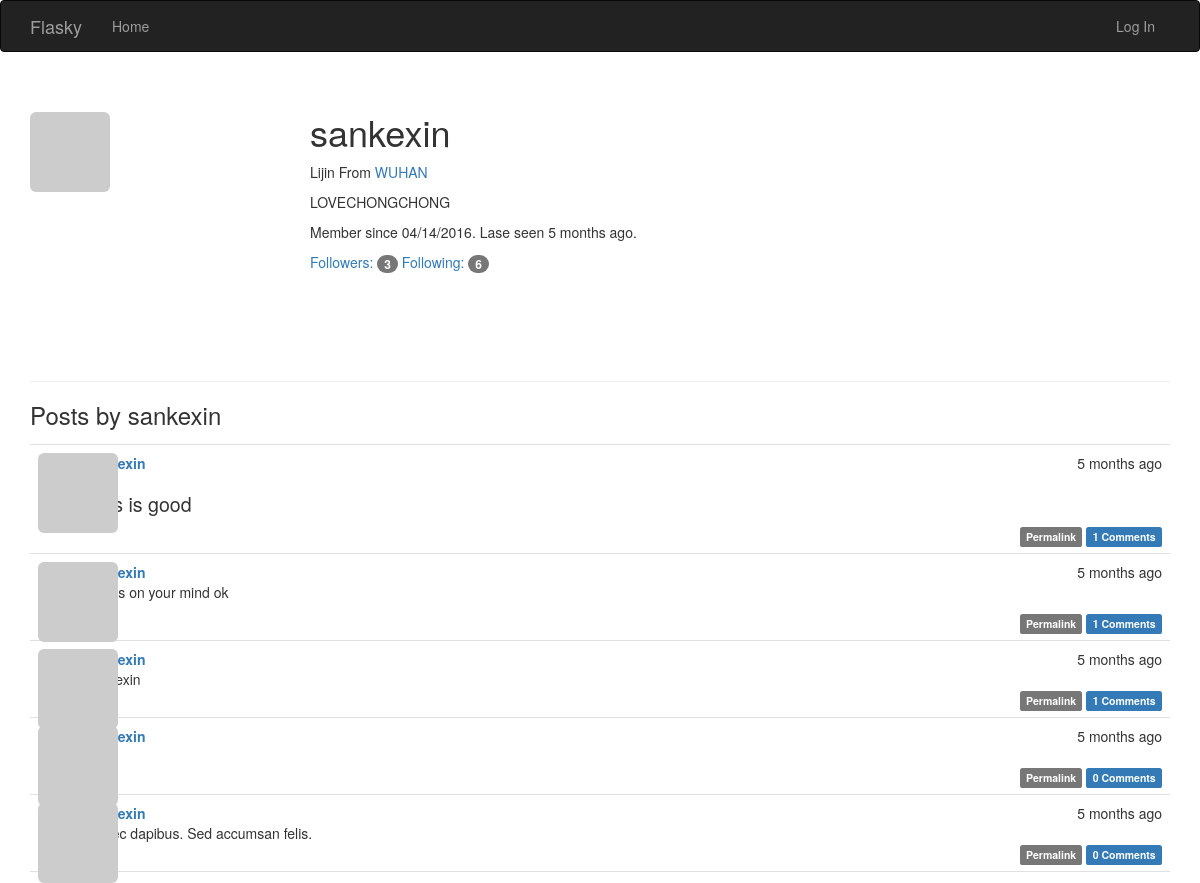
The app's page /user/sankexin with its own data.
### app/models.py (models this page shows, shortened)
class User(UserMixin, db.Model):
    __tablename__ = 'users'
    id = db.Column(db.Integer, primary_key=True)
    email = db.Column(db.String(64), unique=True, index=True)
    username = db.Column(db.String(64), unique=True, index=True)
    role_id = db.Column(db.Integer, db.ForeignKey('roles.id'))
    password_hash = db.Column(db.String(128))
    confirmed = db.Column(db.Boolean, default=False)
    name = db.Column(db.String(64))
    location = db.Column(db.String(64))
    about_me = db.Column(db.Text())
    member_since = db.Column(db.DateTime(), default=datetime.utcnow)
    last_seen = db.Column(db.DateTime(), default=datetime.utcnow)
    avatar_hash = db.Column(db.String(32))
    posts = db.relationship('Post', backref='author', lazy='dynamic')
    followed = db.relationship('Follow',
                               foreign_keys=[Follow.follower_id],
                               backref=db.backref('follower', lazy='joined'),
                               lazy='dynamic',
                               cascade='all, delete-orphan')
    followers = db.relationship('Follow',
                                foreign_keys=[Follow.followed_id],
                                backref=db.backref('followed', lazy='joined'),
                                lazy='dynamic',
                                cascade='all, delete-orphan')
    comments = db.relationship('Comment', backref='author', lazy='dynamic')
    @property
    def password(self):
        raise AttributeError('password is not a readable attribute')
    '''
    if self.email == current_app.config['FLASKY_ADMIN']:
                self.role = Role.query.filter_by(permissions=0xff).first()
            if self.role is None:
                self.role = Role.query.filter_by(default=True).first()
    '''
    def gravatar(self, size=100, default='identicon', rating='g'):
        if request.is_secure:
            url = 'https://secure.gravatar.com/avatar'
        else:
            url = 'http://www.gravatar.com/avatar'
        hash = hashlib.md5(
            self.email.encode('utf-8')).hexdigest()
        return '{url}/{hash}?s={size}&d={default}&r={rating}'.format(
            url=url, hash=hash, size=size, default=default, rating=rating)

class Post(db.Model):
    __tablename__ = 'posts'
    id = db.Column(db.Integer, primary_key=True)
    body = db.Column(db.Text)
    timestamp = db.Column(db.DateTime, index=True, default=datetime.utcnow)
    author_id = db.Column(db.Integer, db.ForeignKey('users.id'))
    body_html = db.Column(db.Text)
    comments = db.relationship('Comment', backref='post', lazy='dynamic')

### app/main/views.py (the view)
@main.route('/user/<username>')
def user(username):
    user = User.query.filter_by(username=username).first()
    if user is None:
        abort(404)
    posts =user.posts.order_by(Post.timestamp.desc()).all()
    return render_template('user.html', user=user,posts=posts)

### app/auth/views.py (called while the page is built)
@auth.before_app_request
def before_request():
    if current_user.is_authenticated:
        current_user.ping()
        if not current_user.confirmed \
                and request.endpoint[:5] != 'auth.' \
                and request.endpoint != 'static':
            return redirect(url_for('auth.unconfirmed'))

### app/main/__init__.py (called while the page is built)
@main.app_context_processor
def inject_permissions():
    return dict(Permission=Permission)

### app/models.py (called while the page is built)
    def can(self, permissions):
        return False

    def is_administrator(self):
        return False

### app/templates/user.html (shortened to what this page needs)
{% extends "base.html" %}
{% import "_macros.html" as macros %}
{% block page_content%}
<div class="page-header">
    <img class="img-rounded profile-thumbnail" src="{{ user.gravatar(size=256) }}">
    <div class ="profile-header">
    <h1>{{ user.username }}</h1>
    {% if user.name or user.loaction %}
    <p>
        {% if user.name %}{{ user.name }}{% endif %}
        {% if user.location %}
            From<a href="http://maps.google.com/?q={{  user.location }}">
                {{ user.location }}
            </a><br>
        {% endif %}
    </p>
    {% endif %}
    {% if user.about_me %}<p>{{ user.about_me }}</p>{% endif %}
    <p>
        Member since {{ moment(user.member_since).format('L') }}.
        Lase seen {{ moment(user.last_seen).fromNow() }}.
    </p>
    <p>
        <a href="{{ url_for('.followers', username=user.username) }}">
            Followers: <span class="badge">{{ user.followers.count() - 1 }}</span>
        </a>
        <a href="{{ url_for('.followed_by', username=user.username) }}">
            Following: <span class="badge">{{ user.followed.count() - 1 }}</span>
        </a>
    </p>
    </div>
</div>
<h3>Posts by {{ user.username }}</h3>
{% include '_posts.html' %}
{% endblock %}

### app/templates/base.html (shortened to what this page needs)
{%  extends "bootstrap/base.html" %}
{% block head %}
{{ super()}}
<link rel="stylesheet" type="text/css" href="{{ url_for('static', filename='styles.css') }}">
{% endblock %}
{% block navbar %}
<div class="navbar navbar-inverse" role="navigation">
    <div class="container">
        <div class="navbar-header">
            <a class="navbar-brand" href="/">Flasky</a>
        </div>
        <div class="navbar-collapse collapse">
            <ul class="nav navbar-nav">
                <li><a href="{{ url_for('main.index') }}">Home</a></li>
            </ul>
            <ul class="nav navbar-nav navbar-right">
                {% if current_user.is_authenticated %}
                <li class="dropdown">
                    <a href="#" class="dropdown-toggle" data-toggle="dropdown">
                       <img src="{{ current_user.gravatar(size=18) }}">
                       Account <b class="caret"></b>
                    </a>
                    <ul class="dropdown-menu">
                        <li><a href="{{ url_for('auth.change_password') }}">Change Password</a></li>
                        <li><a href="{{ url_for('auth.change_email_request') }}">Change Email</a></li>
                        <li><a href="{{ url_for('auth.logout') }}">Log Out</a></li>
                    </ul>
                </li>
                {% else %}
                <li><a href="{{ url_for('auth.login') }}">Log In</a></li>
                {% endif %}
        </div>
    </div>
</div>
{% endblock %}
{%  block content %}
<div class="container">
    {% block page_content %}{% endblock %}
</div>
{% endblock %}

### app/templates/_posts.html (shortened to what this page needs)
<ul class="posts">
    {% for post in posts %}
    <li class="post">
        <div class="post-thumbnail">
            <a href="{{ url_for('.user', username=post.author.username) }}">
                <img class="img-rounded profile-thumbnail" src="{{ post.author.gravatar(size=40) }}">
            </a>
        </div>
        <div class="post-content">
            <div class="post-date">{{ moment(post.timestamp).fromNow() }}</div>
            <div class="post-author">
                <a href="{{ url_for('.user', username=post.author.username) }}">
                </a>
            </div>
            <div class="post-body">
                {% if post.body_html %}
                    {{ post.body_html | safe }}
                {% else %}
                    {{ post.body }}
                {% endif %}
            </div>
            <div class="post-footer">
                <a href="{{ url_for('.post', id=post.id) }}">
                    <span class="label label-default">Permalink</span>
                </a>
                <a href="{{ url_for('.post', id=post.id) }}#comments">
                    <span class="label label-primary">{{ post.comments.count() }} Comments</span>
                </a>
             </div>
        </div>
    </li>
    {% endfor %}
</ul>

### app/static/styles.css (style rules this page uses)
.profile-thumbnail { position: absolute; }
.profile-header { min-height: 260px; margin-left: 280px; }
ul.posts { list-style-type: none; padding: 0px; margin: 16px 0px 0px 0px; border-top: 1px solid #e0e0e0; }
ul.posts li.post { padding: 8px; border-bottom: 1px solid #e0e0e0; }
div.post-date { float: right; }
div.post-author { font-weight: bold; }
div.post-thumbnail { position: absolute; }
div.post-content { margin-left: 48px; min-height: 48px; }
div.post-footer { text-align: right; }
.post-body h1 { font-size: 140%; }

### records on screen
User: username "sankexin", name "Lijin", location "WUHAN", about_me "LOVECHONGCHONG", member_since "04/14/2016", last_seen "5 months ago"
Post: timestamp "5 months ago", body_html "This is good", comments.count "1"
Post: timestamp "5 months ago", body_html "what's on your mind ok", comments.count "1"
Post: timestamp "5 months ago", comments.count "1"
Post: timestamp "5 months ago", comments.count "0"
Post: timestamp "5 months ago", body "Donec dapibus. Sed accumsan felis.", comments.count "0"

### other values on screen
{{ user.followers.count() - 1 }} "3"
{{ user.followed.count() - 1 }} "6"
